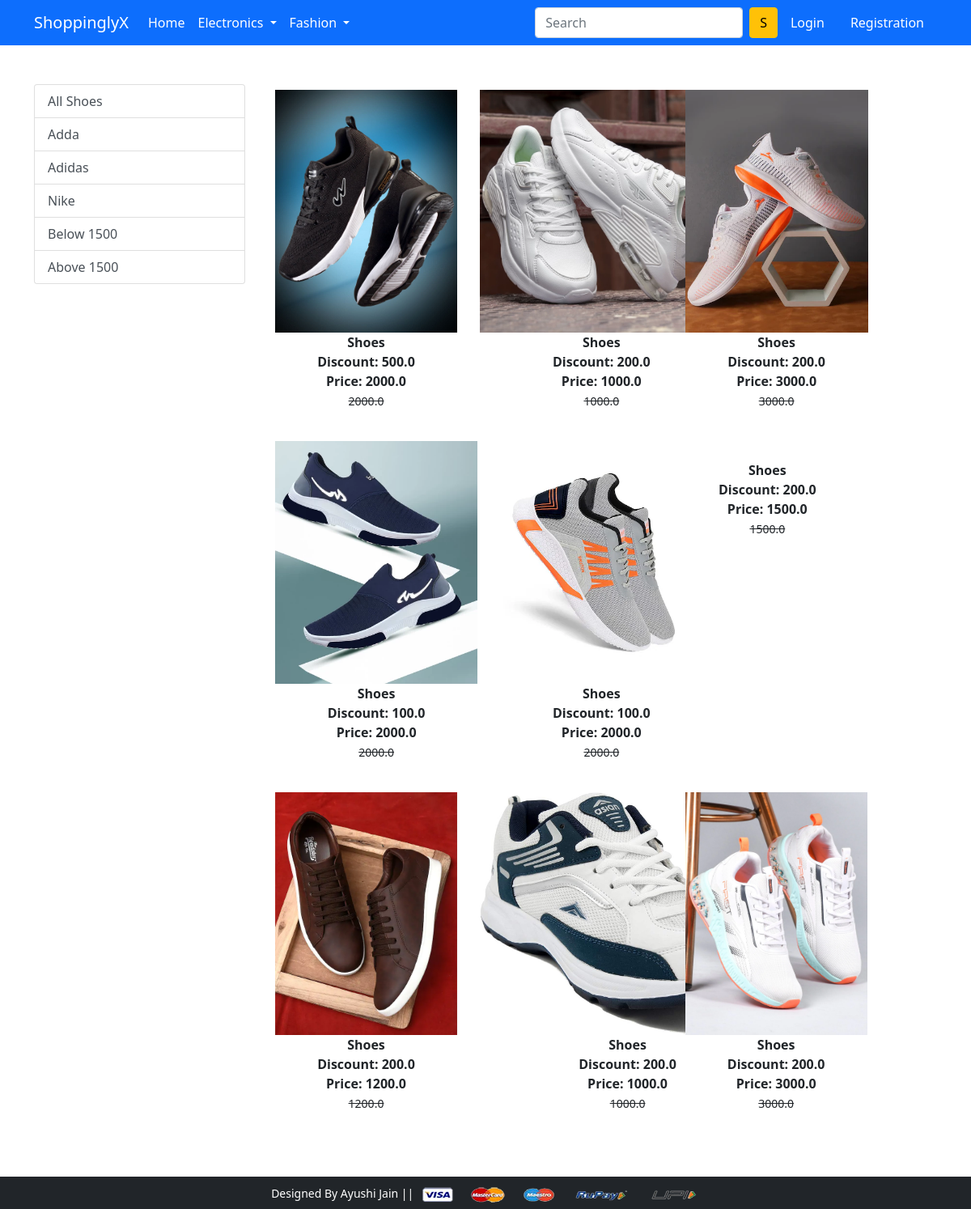
/shoes/, run on the app's committed database.
### app/models.py (models this page shows, shortened)
class Product(models.Model):
    title=models.CharField(max_length=100)
    selling_price=models.FloatField()
    discounted_price=models.FloatField()
    description=models.TextField()
    brand=models.CharField(max_length=100)
    category=models.CharField(choices=CATEGORY_CHOICES,max_length=2)
    product_image=models.ImageField(upload_to='productimg')

### app/views.py (the view)
# urls.py: path('shoes/', views.shoes, name='shoes'),
def shoes(request,data=None):
    totalitem=0
    if data == None:
        shoes=Product.objects.filter(category='so')
    elif data=='Adda' or data=='Adidas' or data=='Nike':
        shoes=Product.objects.filter(category='so').filter(brand=data)
    elif data=='below':
        shoes=Product.objects.filter(category='so').filter(selling_price__lt=1500)
    elif data=='above':
        shoes=Product.objects.filter(category='so').filter(selling_price__gt=1500)
    if request.user.is_authenticated:
        totalitem=len(Cart.objects.filter(user=request.user))
    return render(request, 'app/shoes.html',{'shoes':shoes,'totalitem':totalitem})

### app/templates/app/shoes.html (shortened to what this page needs)
{% extends 'app/base.html' %}
{% load static %}
{% block main-content %}
<div class="container my-5">
 <div class="row">
  <div class="col-sm-3">
   <div class='list-group'>
    <a href="{% url 'shoes' %}" class="list-group-item list-group-item-action" aria-current="true">All Shoes</a>
    <a href="{% url 'shoesdata' 'Adda' %}" class="list-group-item list-group-item-action" aria-current="true">Adda</a>
    <a href="{% url 'shoesdata' 'Adidas' %}" class="list-group-item list-group-item-action" aria-current="true">Adidas</a>
    <a href="{% url 'shoesdata' 'Nike' %}" class="list-group-item list-group-item-action" aria-current="true">Nike</a>
    <a href="{% url 'shoesdata' 'below' %}" class="list-group-item list-group-item-action" aria-current="true">Below 1500</a>
    <a href="{% url 'shoesdata' 'above' %}" class="list-group-item list-group-item-action" aria-current="true">Above 1500</a>
   </div>
</div>
  <div class="col-sm-8">
    <div class="row">
        {% for s in shoes %}
        <div class="col-sm-4 text-center mb-4">
            <a href="{% url 'product-detail' s.id %}" class="btn">
            <div class="item">
               <img src="{{s.product_image.url}}" alt="" height="300" class="">
               <div class="fw-bold">{{s.title}}</div>
               <div class="fw-bold">Discount: {{s.discounted_price}}</div>
               <div class="fw-bold">Price: {{s.selling_price}}</div>
               <small class="fw-light text-decoration-line-through"> {{s.selling_price}}</small>
            </div>
        </a>
        </div>
    {% endfor %}
    </div>
  </div>
 </div>
</div>
{% endblock main-content %}

### data on the page
Product: product_image (picture), title "Shoes", discounted_price "500.0", selling_price "2000.0"
Product: product_image (picture), title "Shoes", discounted_price "200.0", selling_price "1000.0"
Product: product_image (picture), title "Shoes", discounted_price "200.0", selling_price "3000.0"
Product: product_image (picture), title "Shoes", discounted_price "100.0", selling_price "2000.0"
Product: product_image (picture), title "Shoes", discounted_price "100.0", selling_price "2000.0"
Product: title "Shoes", discounted_price "200.0", selling_price "1500.0"
Product: product_image (picture), title "Shoes", discounted_price "200.0", selling_price "1200.0"
Product: product_image (picture), title "Shoes", discounted_price "200.0", selling_price "1000.0"
Product: product_image (picture), title "Shoes", discounted_price "200.0", selling_price "3000.0"
